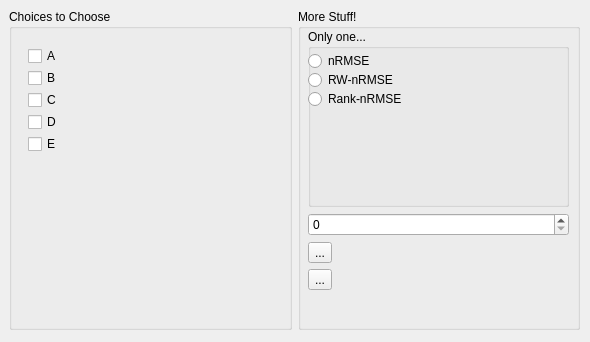
<?xml version="1.0" encoding="UTF-8"?>
<ui version="4.0">
 <class>SettingsDemoWindow</class>
 <widget class="QWidget" name="SettingsDemoWindow">
  <property name="geometry">
   <rect>
    <x>0</x>
    <y>0</y>
    <width>590</width>
    <height>342</height>
   </rect>
  </property>
  <property name="windowTitle">
   <string>SettingsDemoWindow</string>
  </property>
  <widget class="QWidget" name="horizontalLayoutWidget">
   <property name="geometry">
    <rect>
     <x>9</x>
     <y>9</y>
     <width>571</width>
     <height>321</height>
    </rect>
   </property>
   <layout class="QHBoxLayout" name="horizontalLayout">
    <item>
     <widget class="QGroupBox" name="groupBox_2">
      <property name="title">
       <string>Choices to Choose</string>
      </property>
      <widget class="QWidget" name="formLayoutWidget">
       <property name="geometry">
        <rect>
         <x>19</x>
         <y>39</y>
         <width>85</width>
         <height>104</height>
        </rect>
       </property>
       <layout class="QVBoxLayout" name="verticalLayout">
        <item>
         <widget class="QCheckBox" name="checkBox_A">
          <property name="text">
           <string>A</string>
          </property>
         </widget>
        </item>
        <item>
         <widget class="QCheckBox" name="checkBox_B">
          <property name="text">
           <string>B</string>
          </property>
         </widget>
        </item>
        <item>
         <widget class="QCheckBox" name="checkBox_C">
          <property name="text">
           <string>C</string>
          </property>
         </widget>
        </item>
        <item>
         <widget class="QCheckBox" name="checkBox_D">
          <property name="text">
           <string>D</string>
          </property>
         </widget>
        </item>
        <item>
         <widget class="QCheckBox" name="checkBox_E">
          <property name="text">
           <string>E</string>
          </property>
         </widget>
        </item>
       </layout>
      </widget>
     </widget>
    </item>
    <item>
     <widget class="QGroupBox" name="groupBox">
      <property name="title">
       <string>More Stuff!</string>
      </property>
      <widget class="QWidget" name="verticalLayoutWidget">
       <property name="geometry">
        <rect>
         <x>10</x>
         <y>20</y>
         <width>261</width>
         <height>261</height>
        </rect>
       </property>
       <layout class="QVBoxLayout" name="verticalLayout_2">
        <item>
         <widget class="QGroupBox" name="groupBox_3">
          <property name="title">
           <string>Only one...</string>
          </property>
          <widget class="QRadioButton" name="radioButton_ranknrmse">
           <property name="geometry">
            <rect>
             <x>0</x>
             <y>60</y>
             <width>159</width>
             <height>20</height>
            </rect>
           </property>
           <property name="text">
            <string>Rank-nRMSE</string>
           </property>
          </widget>
          <widget class="QRadioButton" name="radioButton_nrmse">
           <property name="geometry">
            <rect>
             <x>0</x>
             <y>22</y>
             <width>159</width>
             <height>20</height>
            </rect>
           </property>
           <property name="text">
            <string>nRMSE</string>
           </property>
          </widget>
          <widget class="QRadioButton" name="radioButton_rwnrmse">
           <property name="geometry">
            <rect>
             <x>0</x>
             <y>41</y>
             <width>159</width>
             <height>20</height>
            </rect>
           </property>
           <property name="text">
            <string>RW-nRMSE</string>
           </property>
          </widget>
         </widget>
        </item>
        <item>
         <widget class="QSpinBox" name="spinBox_veryImportantNumber"/>
        </item>
        <item>
         <widget class="QToolButton" name="toolButton_paintbrush">
          <property name="text">
           <string>...</string>
          </property>
          <property name="checkable">
           <bool>true</bool>
          </property>
          <property name="checked">
           <bool>false</bool>
          </property>
         </widget>
        </item>
        <item>
         <widget class="QToolButton" name="toolButton_eraser">
          <property name="text">
           <string>...</string>
          </property>
          <property name="checkable">
           <bool>true</bool>
          </property>
         </widget>
        </item>
       </layout>
      </widget>
     </widget>
    </item>
   </layout>
  </widget>
 </widget>
 <resources/>
 <connections/>
</ui>
